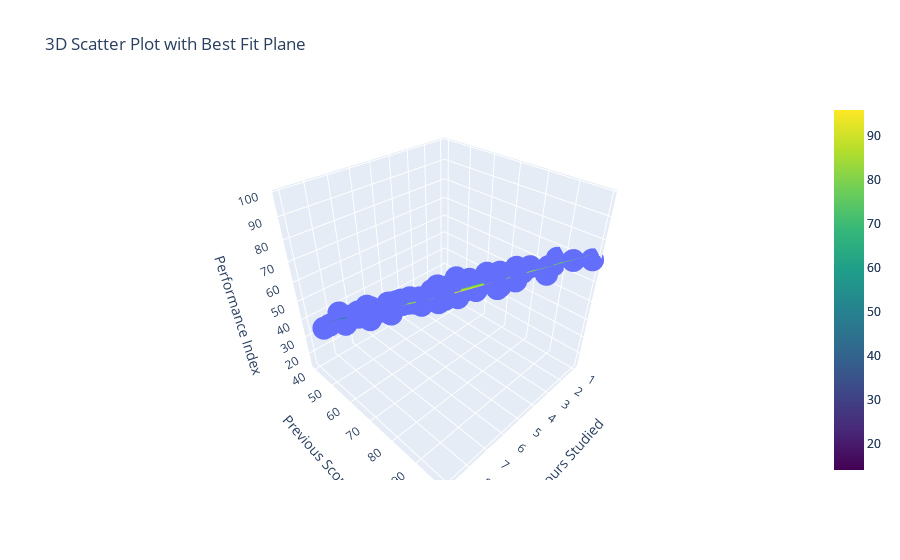

Notebook code for this chart:
### Code cell
# Ensure model.coef_ is used correctly
zz = model.intercept_ + model.coef_[0,0] * xx + model.coef_[0,1] * yy

# Add the best fit plane to the plot
fig.add_trace(go.Surface(x=xx, y=yy, z=zz, opacity=1.0, colorscale='Viridis'))

# Update layout with axis labels
fig.update_layout(
    scene=dict(
        xaxis_title='Hours Studied',
        yaxis_title='Previous Scores',
        zaxis_title='Performance Index'
    )
)

# Show plot
fig.show()

### Figure 1 — Plotly figure (JSON) as saved in the notebook; plotly's stock layout.template omitted (floating-point values rounded to 4 significant figures; data arrays with more than 128 entries replaced by an {"elided": "..."} marker saying what was removed)
{"data": [{"hovertemplate": "x=%{x}<br>y=%{y}<br>z=%{z}<extra></extra>", "legendgroup": "", "marker": {"color": "#636efa", "symbol": "circle"}, "mode": "markers", "name": "", "scene": "scene", "showlegend": false, "type": "scatter3d", "x": [7, 4, 8, 5, 7, 3, 7, 8, 5, 4, 8, 8, 3, 6, 5, 2, 8, 6, 2, 5, 1, 6, 9, 1, 3, 7, 4, 9, 3, 5, 3, 7, 5, 9, 7, 2, 4, 9, 2, 9, 5, 2, 4, 7, 8, 3, 1, 4, 2, 8, 4, 2, 6, 6, 4, 6, 2, 2, 4, 8, 7, 9, 8, 5, 2, 5, 8, 9, 9, 1, 9, 7, 9, 8, 1, 8, 8, 3, 1, 8, 3, 3, 1, 5, 7, 9, 7, 9, 8, 2, 1, 7, 7, 8, 5, 3, 8, 6, 3, 1], "y": [99, 82, 51, 52, 75, 78, 73, 45, 77, 89, 91, 79, 47, 47, 79, 72, 73, 83, 54, 75, 99, 96, 74, 85, 61, 62, 79, 84, 94, 90, 61, 44, 70, 52, 67, 97, 59, 72, 55, 68, 62, 63, 73, 46, 77, 76, 43, 73, 81, 61, 44, 89, 81, 62, 93, 99, 54, 70, 98, 48, 82, 97, 92, 64, 64, 88, 60, 48, 94, 87, 77, 61, 82, 62, 88, 43, 68, 54, 40, 93, 69, 68, 59, 72, 80, 83, 75, 99, 61, 52, 46, 47, 67, 84, 82, 48, 64, 95, 55, 49], "z": [91, 65, 45, 36, 66, 61, 63, 42, 61, 69, 84, 73, 27, 33, 68, 43, 67, 70, 30, 63, 71, 85, 73, 57, 35, 49, 66, 83, 74, 74, 39, 36, 58, 47, 60, 74, 42, 68, 32, 64, 45, 39, 58, 36, 71, 54, 17, 54, 58, 53, 27, 65, 75, 52, 78, 91, 33, 47, 78, 38, 70, 98, 87, 49, 41, 71, 54, 42, 91, 61, 74, 54, 81, 52, 65, 36, 61, 35, 15, 88, 45, 49, 33, 60, 71, 81, 67, 95, 58, 29, 21, 38, 60, 76, 69, 30, 57, 81, 36, 25]}, {"colorscale": [[0, "#440154"], [0.1111, "#482878"], [0.2222, "#3e4989"], [0.3333, "#31688e"], [0.4444, "#26828e"], [0.5556, "#1f9e89"], [0.6667, "#35b779"], [0.7778, "#6ece58"], [0.8889, "#b5de2b"], [1, "#fde725"]], "opacity": 1, "type": "surface", "x": {"elided": "100x100 float values"}, "y": {"elided": "100x100 float values"}, "z": {"elided": "100x100 float values"}}, {"colorscale": [[0, "#440154"], [0.1111, "#482878"], [0.2222, "#3e4989"], [0.3333, "#31688e"], [0.4444, "#26828e"], [0.5556, "#1f9e89"], [0.6667, "#35b779"], [0.7778, "#6ece58"], [0.8889, "#b5de2b"], [1, "#fde725"]], "opacity": 1, "type": "surface", "x": {"elided": "100x100 float values"}, "y": {"elided": "100x100 float values"}, "z": {"elided": "100x100 float values"}}], "layout": {"legend": {"tracegroupgap": 0}, "scene": {"domain": {"x": [0, 1], "y": [0, 1]}, "xaxis": {"title": {"text": "Hours Studied"}}, "yaxis": {"title": {"text": "Previous Scores"}}, "zaxis": {"title": {"text": "Performance Index"}}}, "title": {"text": "3D Scatter Plot with Best Fit Plane"}}}
